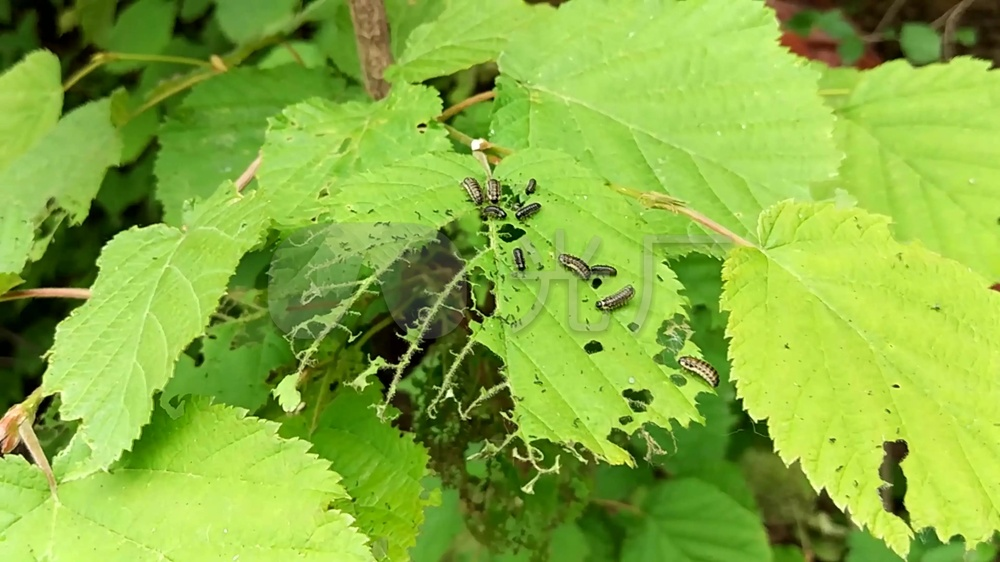
#> input picture testimg/00004.jpg, 1000 x 562 px, shrunk from 3840 x 2160 before the run
$ python -i main2.py   (imports and definitions only)   (older library calls are emulated)
#> lines starting #> are read from the running program, lines starting #| are printed output that depends on the picture; after the words box and inside, x2 and y2 are one past the last pixel; in counts of white or black regions, pixels touching at a corner belong together
import os
import shutil
import cv2
import numpy as np
from tqdm import tqdm
import argparse

CLASSES = ['healthy', 'mild', 'severe']  # 全局类别定义
# ================== 配置部分 ==================
# [12 lines left out: function parse_args, not called in this run]


# ================== 核心功能 ==================
def enhanced_disease_detection(img_path, debug=False):
    """升级版病害检测：颜色+纹理+形态学特征融合"""
#> called with img_path = 'testimg/00004.jpg', debug = False
    img = cv2.imread(img_path)
#> img is the input picture: shape (562, 1000, 3); mean B, G, R 63.3, 177.4, 136.6
    if img is None:
        print(f"警告：无法读取图片 {img_path}")
        return 0.0

    # 1. 颜色特征（HSV空间）
    hsv = cv2.cvtColor(img, cv2.COLOR_BGR2HSV)
#> hsv: shape (562, 1000, 3); mean H, S, V 40.6, 173.3, 178
    lower_yellow = np.array([15, 40, 40])  # 调整颜色范围
    upper_yellow = np.array([35, 255, 255])
    lower_brown = np.array([5, 50, 50])
    upper_brown = np.array([25, 255, 255])
    mask_color = cv2.bitwise_or(
        cv2.inRange(hsv, lower_yellow, upper_yellow),
        cv2.inRange(hsv, lower_brown, upper_brown)
    )
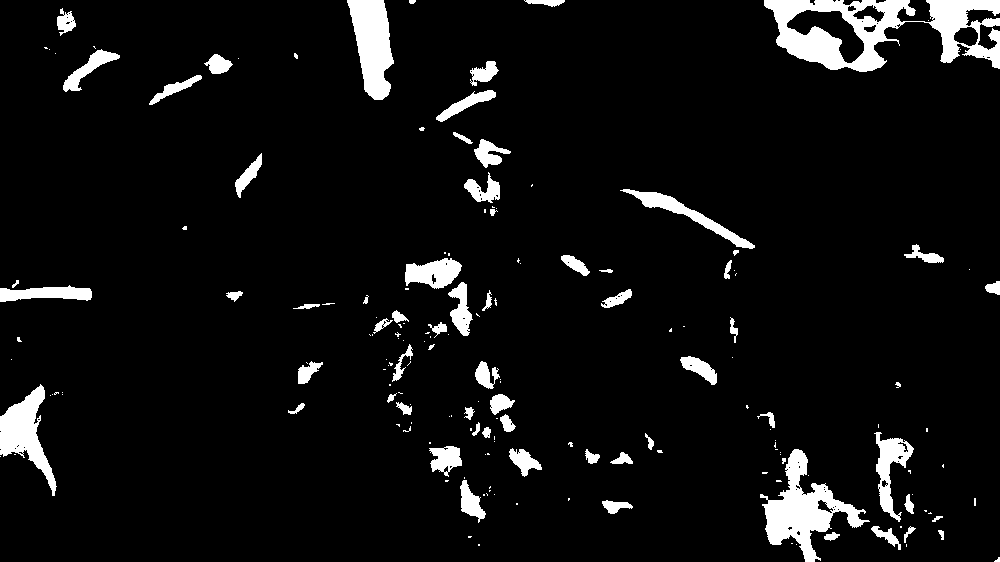
#> mask_color: shape (562, 1000); 6.4% white; 176 white regions (110 under 20 px), largest, box (x1, y1, x2, y2) and area: (764, 0, 1000, 72) 8129, (760, 449, 870, 562) 4275, (347, 0, 394, 100) 3044

    # 2. 纹理特征（LBP算法简化版）
    gray = cv2.cvtColor(img, cv2.COLOR_BGR2GRAY)
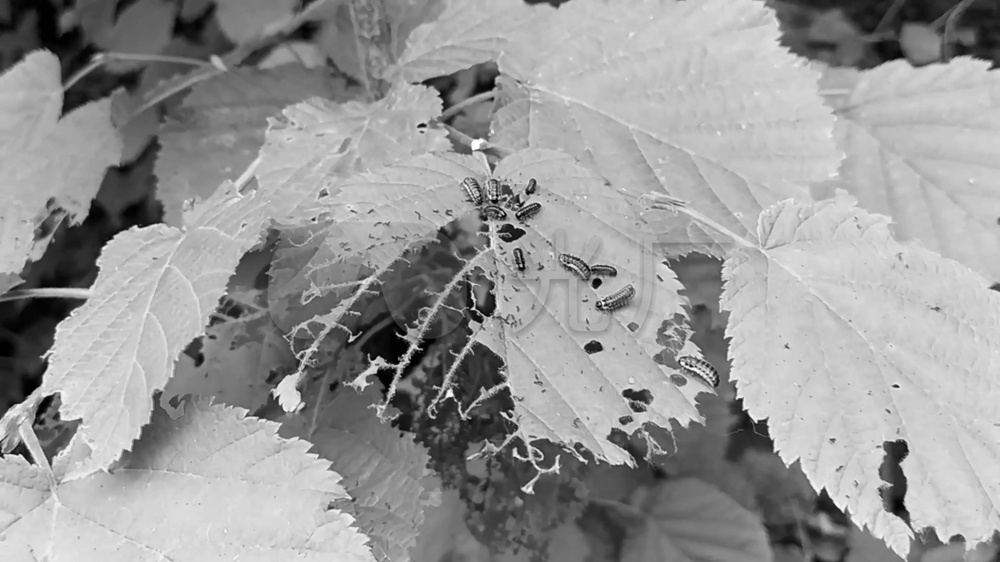
#> gray: shape (562, 1000); min 0, max 254, mean 152.2
    lbp = cv2.Laplacian(gray, cv2.CV_64F)
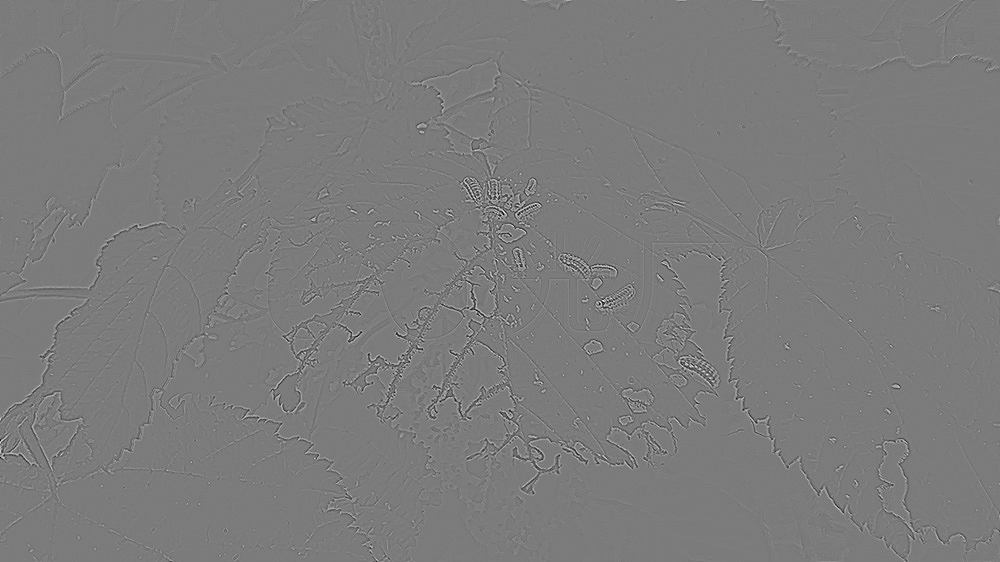
#> lbp: shape (562, 1000) float64; min -267, max 283, mean 0; drawn with min black and max white
    _, texture_mask = cv2.threshold(np.uint8(np.absolute(lbp)), 30, 255, cv2.THRESH_BINARY)
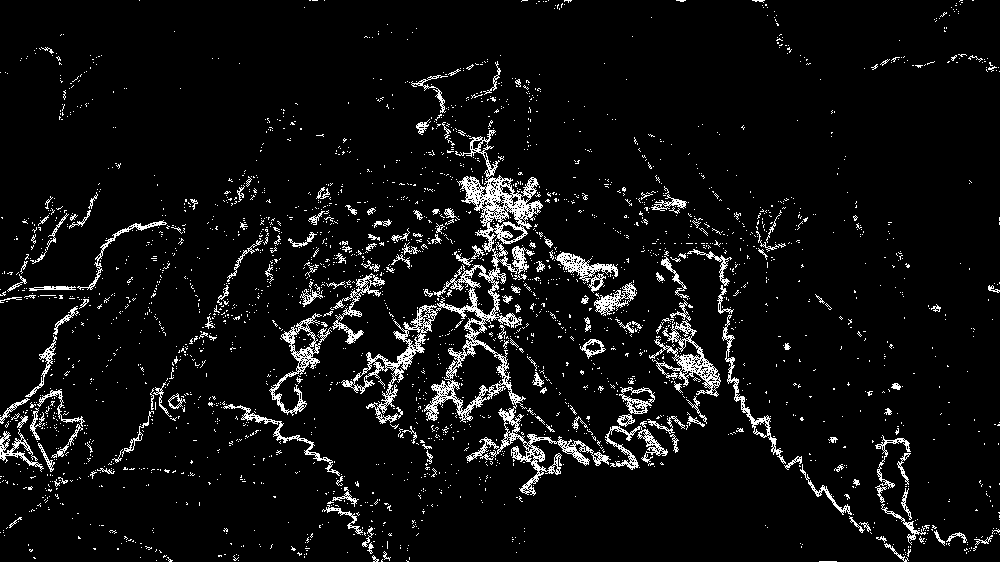
#> texture_mask: shape (562, 1000); 6.1% white in thin lines or dots

    # 3. 形态学特征（边缘检测）
    edges = cv2.Canny(gray, 50, 150)
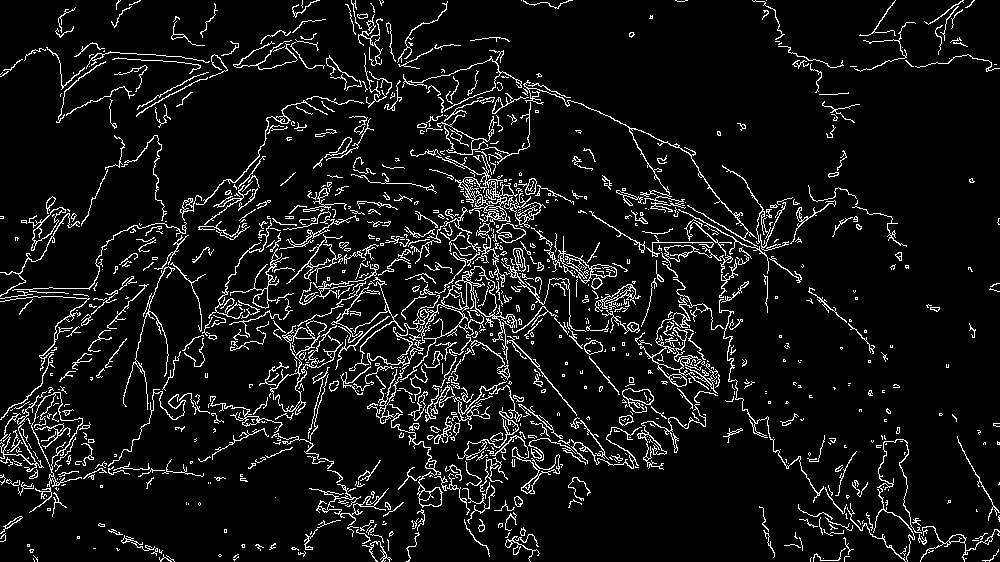
#> edges: shape (562, 1000); 7.8% white in thin lines or dots

    # 特征融合（加权计算）
    combined_mask = cv2.bitwise_or(
        mask_color,
        cv2.bitwise_and(texture_mask, edges)
    )
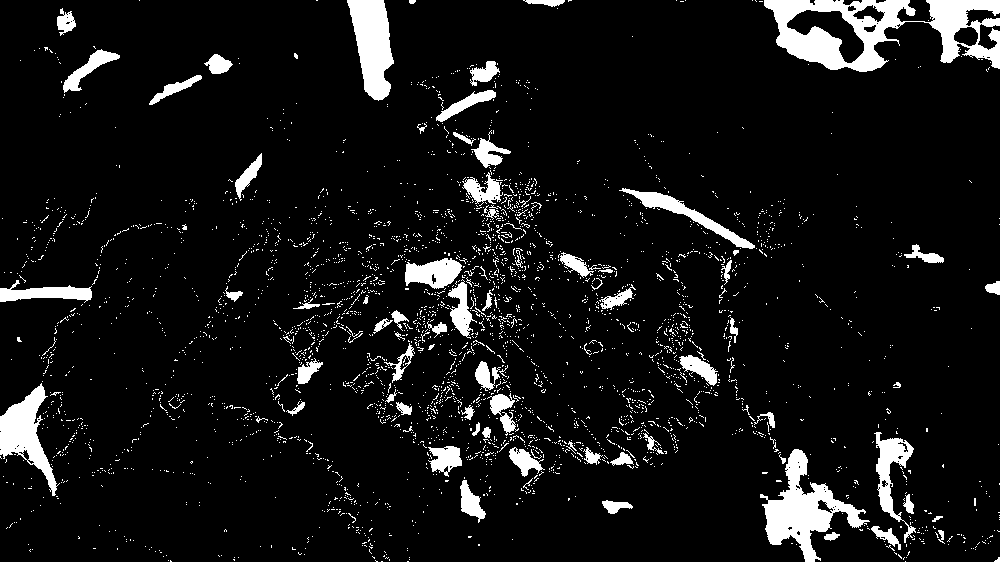
#> combined_mask: shape (562, 1000); 8.1% white; 3295 white regions (3209 under 20 px), largest, box (x1, y1, x2, y2) and area: (764, 0, 1000, 72) 8138, (760, 449, 870, 562) 4284, (347, 0, 394, 101) 3045

    # 后处理（去除小噪点）
    kernel = cv2.getStructuringElement(cv2.MORPH_ELLIPSE, (5, 5))
    processed_mask = cv2.morphologyEx(combined_mask, cv2.MORPH_CLOSE, kernel)
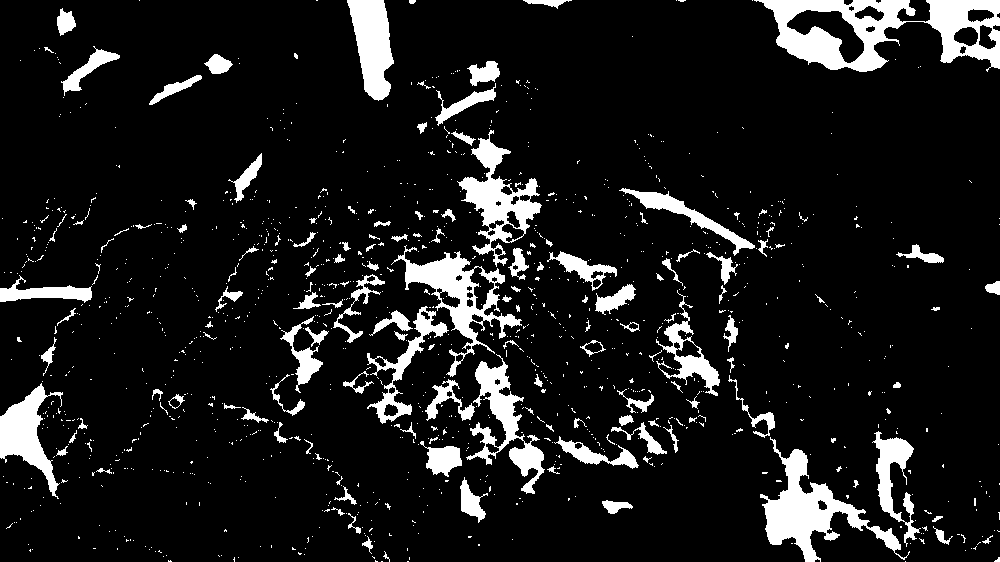
#> processed_mask: shape (562, 1000); 10.5% white; 1212 white regions (1073 under 20 px), largest, box (x1, y1, x2, y2) and area: (754, 0, 1000, 72) 8459, (760, 437, 910, 562) 5083, (391, 245, 522, 377) 3977

    # 计算病害区域占比
    disease_ratio = np.sum(processed_mask > 0) / (img.shape[0] * img.shape[1])
#> disease_ratio = 0.105

    # 调试可视化
    if debug:
        vis = cv2.bitwise_and(img, img, mask=processed_mask)
        cv2.putText(vis, f"Ratio: {disease_ratio:.2f}", (10, 30),
                    cv2.FONT_HERSHEY_SIMPLEX, 0.7, (0, 255, 0), 2)
        cv2.imshow('Debug', np.hstack([img, vis]))
        cv2.waitKey(100 if not args.debug else 0)

    return disease_ratio


# [61 lines left out: functions dynamic_classify, recheck_healthy_folder, build_dataset, not called in this run]


# ================== 主程序 ==================
# [24 lines not run here, left out]

>>> result = enhanced_disease_detection('testimg/00004.jpg')
#> result = 0.105
